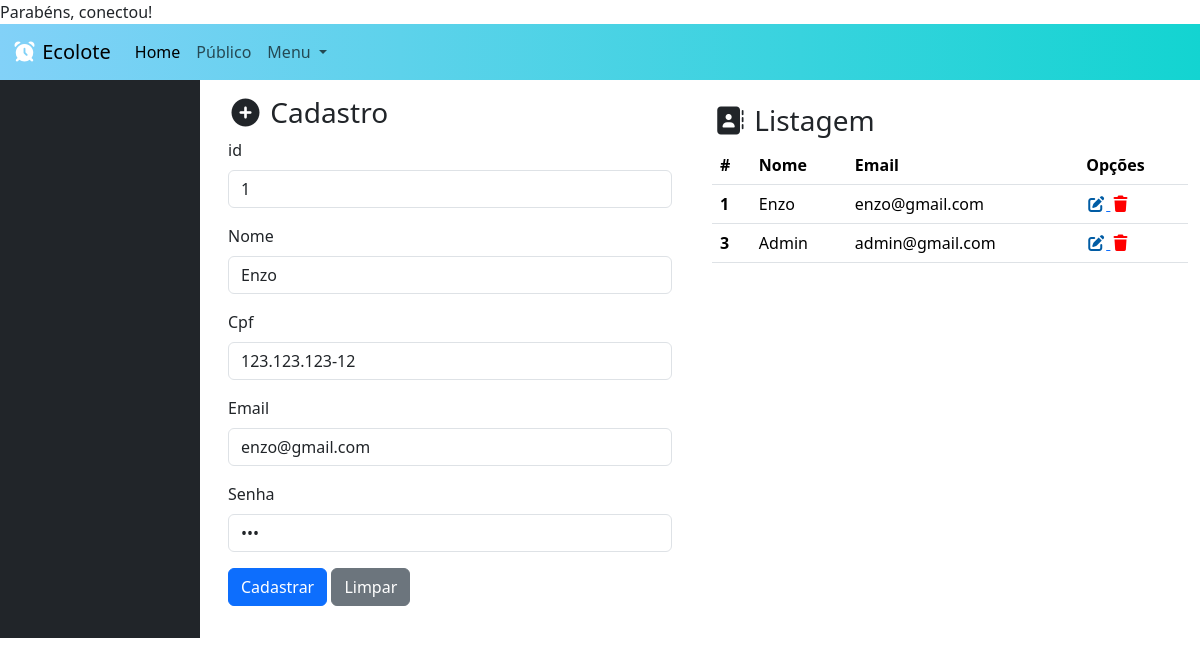
Page /principal.php?id=1 (signed in) on the committed database.
### tables this page shows
CREATE TABLE usuario(
    id INT PRIMARY KEY AUTO_INCREMENT NOT NULL,
    nome VARCHAR(45),
    cpf VARCHAR(15),
    email VARCHAR(45),
    senha VARCHAR(45)
);

### principal.php (the view, shortened to what this page needs)
<?php
  include './backend/conexao.php';
  $destino = "./backend/usuario/inserir.php";
  if(!empty($_GET['id'])){
    $id = $_GET['id'];
    $sql = "SELECT * FROM usuario WHERE id='$id' ";
    $dados = mysqli_query($conexao, $sql);
    $usuarios = mysqli_fetch_assoc($dados);
    $destino = "./backend/usuario/alterar.php";
  }
?>
<!doctype html>
<html lang="pt-br">
  <head>
    <link href="https://cdn.jsdelivr.net/npm/bootstrap@5.3.8/dist/css/bootstrap.min.css" rel="stylesheet">
    <link rel="stylesheet" href="./assets/estilo.css">
    <link rel="stylesheet" href="https://cdnjs.cloudflare.com/ajax/libs/font-awesome/7.0.1/css/all.min.css" />
    <link rel="stylesheet" href="https://cdn.datatables.net/2.3.7/css/dataTables.dataTables.css" />
</head>
  <body>
   <nav class="navbar navbar-expand-lg corbarra">
  <div class="container-fluid">
    <a class="navbar-brand" href="#"> <i class="fa-solid fa-alarm-clock" style="color: rgb(255, 255, 255);"></i> Ecolote </a>
    <div class="collapse navbar-collapse" id="navbarSupportedContent">
      <ul class="navbar-nav me-auto mb-2 mb-lg-0">
        <li class="nav-item">
          <a class="nav-link active" aria-current="page" href="#">Home</a>
        </li>
        <li class="nav-item">
          <a class="nav-link" href="#">Público</a>
        </li>
        <li class="nav-item dropdown">
          <a class="nav-link dropdown-toggle" href="#" role="button" data-bs-toggle="dropdown" aria-expanded="false">
            Menu
          </a>
        </li>
      </ul>
    </div>
  </div>
</nav>
   <div class="container-fluid">
        <div class="row">
            <div class="col-md-2 bg-dark">
            </div>
            <div class="col-md-5">
              <form action="<?=$destino?>" method="post" class="p-3">
                <h3> <i class="fa-solid fa-circle-plus"></i> Cadastro </h3>
                 <div class="mb-3">
                    <label class="form-label"> id </label>
                    <input value="<?php echo isset($usuarios) ? $usuarios['id'] : "" ?>" type="text" name="id" class="form-control" readonly>
                </div>
                <div class="mb-3">
                    <label class="form-label"> Nome </label>
                    <input value="<?php echo isset($usuarios) ? $usuarios['nome'] : "" ?>" type="text" name="nome" class="form-control">
                </div>
                 <div class="mb-3">
                    <label class="form-label"> Cpf </label>
                    <input value="<?php echo isset($usuarios) ? $usuarios['cpf'] : "" ?>" type="text" name="cpf" class="form-control">
                </div>
                <div class="mb-3">
                    <label class="form-label"> Email </label>
                    <input value="<?php echo isset($usuarios) ? $usuarios['email'] : "" ?>" type="email" name="email" class="form-control">
                </div>
                <div class="mb-3">
                    <label class="form-label"> Senha </label>
                    <input value="<?php echo isset($usuarios) ? $usuarios['senha'] : "" ?>" type="password" name="senha" class="form-control">
                </div>
                <button type="submit" class="btn btn-primary"> Cadastrar </button>
                <button type="reset" class="btn btn-secondary"> Limpar </button>
            </form>
            </div>
            <div class="col-md-5">
              <br>
              <h3> <i class="fa-solid fa-address-book"></i> Listagem </h3>
              <table class="table" id="tabela">
              <thead>
                <tr>
                  <th scope="col">#</th>
                  <th scope="col">Nome</th>
                  <th scope="col">Email</th>
                  <th scope="col">Opções</th>
                </tr>
              </thead>
              <tbody>
                <?php
                  $sql = 'SELECT * FROM usuario';
                  $dados = mysqli_query($conexao, $sql);
                  while($coluna = mysqli_fetch_assoc($dados)){
                ?>
                <tr>
                  <th scope="row"> <?php echo $coluna['id'] ?> </th>
                  <td> <?php echo $coluna['nome'] ?></td>
                  <td> <?php echo $coluna['email'] ?></td>
                  <td>
                    <a href="./principal.php?id=<?=$coluna['id']?>"> <i class="fa-solid fa-pen-to-square" style="color: rgb(1, 92, 164);"></i> </a>
                    <a href="<?php echo './backend/usuario/excluir.php?id='.$coluna['id'] ?>" onclick="return confirm('Deseja realmente excluir?')"> <i class="fa-solid fa-trash" style="color: rgb(255, 0, 0);"></i> </a>
                  </td>
                </tr>
              <?php } ?>
              </tbody>
            </table>
            </div>
        </div>
   </div>
</body>
</html>

### assets/estilo.css (style rules this page uses)
.corbarra { background: linear-gradient(to left, rgb(19, 212, 209), rgb(130, 209, 248)); }
body { margin: 0; padding: 0; }

### rows in the picture
usuario: id "1", nome "Enzo", cpf "123.123.123-12", email "enzo@gmail.com"
usuario: id "3", nome "Admin", email "admin@gmail.com"
